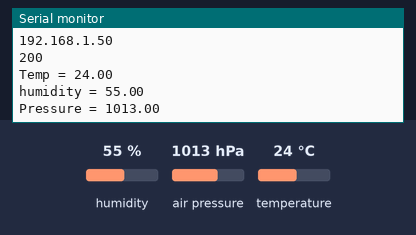
Simulated run of this sketch. Board: ESP8266 (NodeMCU). Parts: the last lines printed to the serial monitor. Inputs (shaded band) come from the test bench; at power-on: humidity 55 %, air pressure 1013 hPa, temperature 24 °C. WiFi joins after 1.5 s; servers stay silent unless stated; uploads are accepted with an empty reply.

Above: at 2.7 s.
2.8 s: humidity set to 22 %
10.8 s: air pressure set to 952 hPa
At 14.1 s:
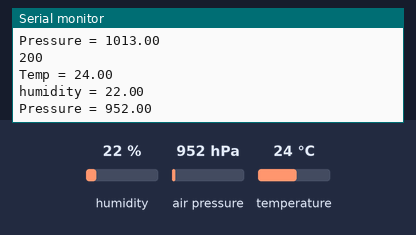
18.8 s: temperature set to 12 °C
At 24.7 s:
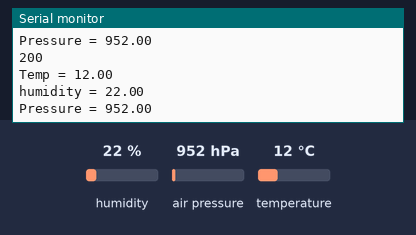

Measured:
- after the input at 10.8 s, the serial monitor: prints a new line after 2.1 s (image 1)
- after the input at 18.8 s, the serial monitor: prints a new line after 4.8 s (image 2)

The sketch:

ESP32_MySQL3.ino
```cpp
//import all required libraries
#ifdef ESP32
#include <WiFi.h>
#include <HTTPClient.h>
#else
#include <ESP8266WiFi.h>
#include <ESP8266HTTPClient.h>
#include <WiFiClient.h>
#endif

#include <Wire.h>
#include <Adafruit_Sensor.h>
#include <Adafruit_BME280.h>
const char* ssid = "A12";
const char* password = "42117622";
Adafruit_BME280 bme;  // I2C
//Adafruit_BME280 bme(BME_CS);  // hardware SPI
//Adafruit_BME280 bme(BME_CS, BME_MOSI, BME_MISO, BME_SCK);  // software SPI
String SensorName = "BME280";
String sensorLocation = "ESP32";
#define RETRY_LIMIT  20
int rtl = RETRY_LIMIT;
void setup()
{
  Serial.begin(115200);
  WiFi.begin(ssid, password);
  while (WiFi.status() != WL_CONNECTED) {
    delay(500);
    Serial.print(".");
  }
  Serial.println("");
  Serial.println("WiFi connected");
  Serial.println("IP Address");
  Serial.println(WiFi.localIP());
  // (you can also pass in a Wire library object like &Wire2)
  bool status = bme.begin(0x76);
 // if (!status) {
 //   Serial.println("Could not find a valid BME280 sensor, check wiring or change I2C address!");
 //   while (1);
 // }
}
void loop()
{
  float h = bme.readHumidity();
  float t = bme.readTemperature();
  float p = (bme.readPressure() / 100.0F);
  delay(500);
//  while (isnan(t) || isnan(h)) {
//    Serial.println("Check sensor again - " + rtl);
//    h = bme.readHumidity();
//    t = bme.readTemperature();
//    delay(500);
//    if (--rtl < 1) {
//      ESP.restart(); // At times the BME280 just kept returning NAN. A Restart fixed this.
//    }
//  }
  //Open a connection to the server
  HTTPClient http;
  http.begin("http://192.168.221.191/esp32_dht22/writedata.php");
  http.addHeader("Content-Type", "application/x-www-form-urlencoded");
  //format your POST request.
  //SensorName,location,Tempraure,Humidity,Pressure
  int httpResponseCode = http.POST("&SensorName=" + SensorName
                                   + "&location=" + sensorLocation + "&Temperature=" + String(t)
                                   + "&Humidity=" + String(h) + "&Pressure=" + String(p) + "");

  if (httpResponseCode > 0) {
    //check for a return code - This is more for debugging.
    String response = http.getString();
    Serial.println(httpResponseCode);
    Serial.println(response);
  }
  else {
    Serial.print("Error on sending post");
    Serial.println(httpResponseCode);
  }
  //closde the HTTP request.
  http.end();
  //Monitor values in console for debugging.
  Serial.println("Temp = " + String(t));
  Serial.println("humidity = " + String(h));
  Serial.println("Pressure = " + String(p));
  //wait 1 minutes for next reading
  delay(10000);
}
```
